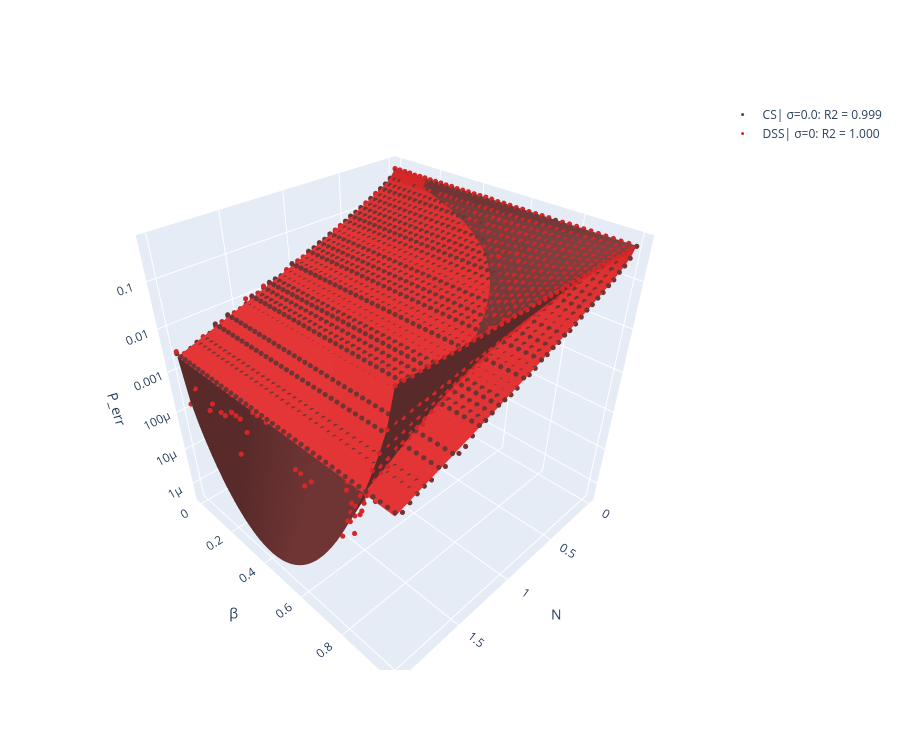

Write notebook code for a chart like this one.
### Code cell
reload_protocols()
sigmas = [0.0]
pd.plot_homodyne_perr(sigmas, colors_1, colors_2, dss = 'all', cs = 'all')

### Figure 1 — Plotly figure (JSON) as saved in the notebook; plotly's stock layout.template omitted (floating-point values rounded to 4 significant figures; data arrays with more than 128 entries replaced by an {"elided": "..."} marker saying what was removed)
{"data": [{"colorscale": [[0, "#d62728"], [1, "#d62728"]], "showscale": false, "surfacecolor": {"elided": "40x40 float values"}, "type": "surface", "x": {"elided": "40x40 float values"}, "y": {"elided": "40x40 float values"}, "z": {"elided": "40x40 float values"}}, {"marker": {"color": "#6F3434", "size": 3}, "mode": "markers", "name": "CS| σ=0.0: R2 = 0.999", "type": "scatter3d", "x": {"elided": "1600 float values"}, "y": {"elided": "1600 float values"}, "z": {"elided": "1600 float values"}}, {"colorscale": [[0, "#6F3434"], [1, "#6F3434"]], "showscale": false, "surfacecolor": {"elided": "40x40 float values"}, "type": "surface", "x": {"elided": "40x40 float values"}, "y": {"elided": "40x40 float values"}, "z": {"elided": "40x40 float values"}}, {"marker": {"color": "#d62728", "size": 3}, "mode": "markers", "name": "DSS| σ=0: R2 = 1.000", "type": "scatter3d", "x": {"elided": "1600 float values"}, "y": {"elided": "1600 float values"}, "z": {"elided": "1600 float values"}}], "layout": {"height": 750, "scene": {"aspectmode": "cube", "xaxis": {"title": {"text": "N"}}, "yaxis": {"title": {"text": "β"}}, "zaxis": {"title": {"text": "P_err"}, "type": "log"}}, "width": 900}}
